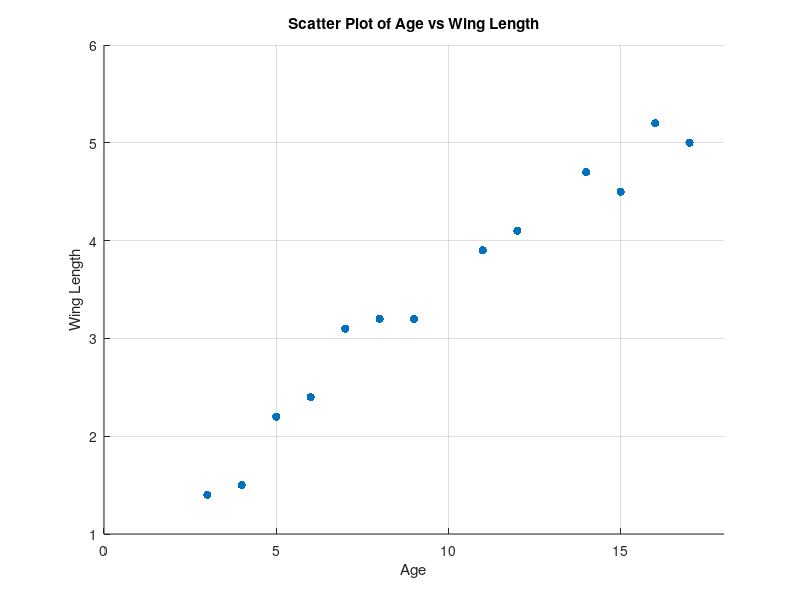
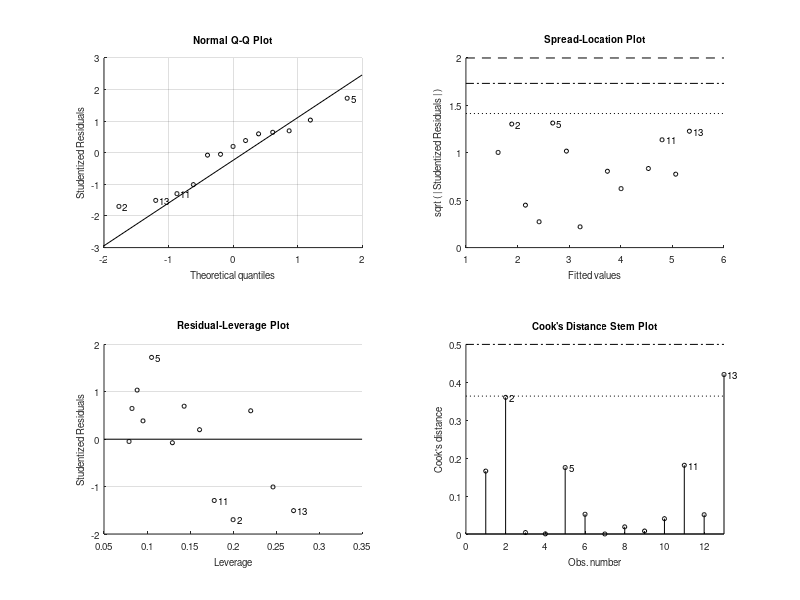

MATLAB code for these plots, in order: (Note: this script raises an error after producing the figures.)
%% 1. Plot the relationship between Age and Wing Length.
age = [3,4,5,6,7,8,9,11,12,14,15,16,17]';
wing_length = [1.4,1.5,2.2,2.4,3.1,3.2,3.2,3.9,4.1,4.7,4.5,5.2,5.0]';

scatter(age, wing_length, 'filled');
xlim([0 18]);
xlabel('Age');
ylabel('Wing Length');
title('Scatter Plot of Age vs Wing Length');

grid on;
hold on;

%% 2. Calculate and plot the regression line.

linear_model = fitlm(age,wing_length);
disp(linear_model);
fprintf('Linear model: y = %.2fx + %.2f \n',linear_model.Coefficients.Estimate(2),linear_model.Coefficients.Estimate(1))

x_fit = linspace(0, 18, 100); % Generate x values for the line
y_fit = predict(linear_model, x_fit'); % Predict y values using the model

reg_line = line(x_fit, y_fit, 'LineWidth', 2);
reg_line.Color = 'black';

grid on;
hold on;

%% 3. Can you reject H0: b = 0?

if linear_model.Coefficients.pValue(2) < 0.05
    fprintf('Reject H0: b = 0, p-value = %e\n', linear_model.Coefficients.pValue(2));
else
    fprintf('Fail to reject H0: b = 0, p-value = %.4f\n', linear_model.Coefficients.pValue(2));
end

%% 4. Calculate and plot the confidence intervals on the slope of the regression.

confidence_intervals = coefCI(linear_model);
fprintf('95%% confidence interval for slope: %.2f to %.2f\n',confidence_intervals(2,1),confidence_intervals(2,2))

ci_lower = refline(confidence_intervals(2,1),linear_model.Coefficients.Estimate(1));
ci_upper = refline(confidence_intervals(2,2),linear_model.Coefficients.Estimate(1));

ci_lower.LineStyle = '--';
ci_upper.LineStyle = '--';
ci_lower.Color = 'r';
ci_upper.Color = 'r';

%% 5. Calculate r^2 (the coefficient of determination)

fprintf('R-squared value: %.4f\n', linear_model.Rsquared.Ordinary)

%% 6. Calculate Pearson's r.

r = corrcoef(age,wing_length);

fprintf('Pearson''s r = %.2f\n', r(1,2));

%% 7. Add some noise to the data and see how the regression changes.

noise = randn(size(wing_length));

min_noise = min(noise);
if min_noise < 0
    noise = noise - min_noise + 0.1; % Shift noise to be positive (age cannot be negative)
end

wing_length_noisy = wing_length + noise;

hold off;

scatter(age, wing_length_noisy, 'filled');
xlim([0 18]);
xlabel('Age');
ylabel('Wing Length (with noise)');
title('Scatter Plot of Age vs Wing Length');

grid on;
hold on;

linear_model_noisy = fitlm(age,wing_length_noisy);
disp(linear_model_noisy);
fprintf('Linear model with noise: y = %.2fx + %.2f \n',linear_model_noisy.Coefficients.Estimate(2),linear_model_noisy.Coefficients.Estimate(1))

x_fit_noisy = linspace(0, 18, 100); % Generate x values for the line
y_fit_noisy = predict(linear_model_noisy, x_fit_noisy'); % Predict y values using the model

reg_line = line(x_fit_noisy, y_fit_noisy, 'LineWidth', 2);
reg_line.Color = 'black';

grid on;
hold on;

confidence_intervals_noisy = coefCI(linear_model_noisy);
fprintf('95%% confidence interval for slope: %.2f to %.2f\n',confidence_intervals_noisy(2,1),confidence_intervals_noisy(2,2))

ci_lower_noisy = refline(confidence_intervals_noisy(2,1),linear_model_noisy.Coefficients.Estimate(1));
ci_upper_noisy = refline(confidence_intervals_noisy(2,2),linear_model_noisy.Coefficients.Estimate(1));

ci_lower_noisy.LineStyle = '--';
ci_upper_noisy.LineStyle = '--';
ci_lower_noisy.Color = 'r';
ci_upper_noisy.Color = 'r';

%The R-squared value (coefficient of determination) is much smaller when the data are noisy,
% and the confidence intervals are much wider.